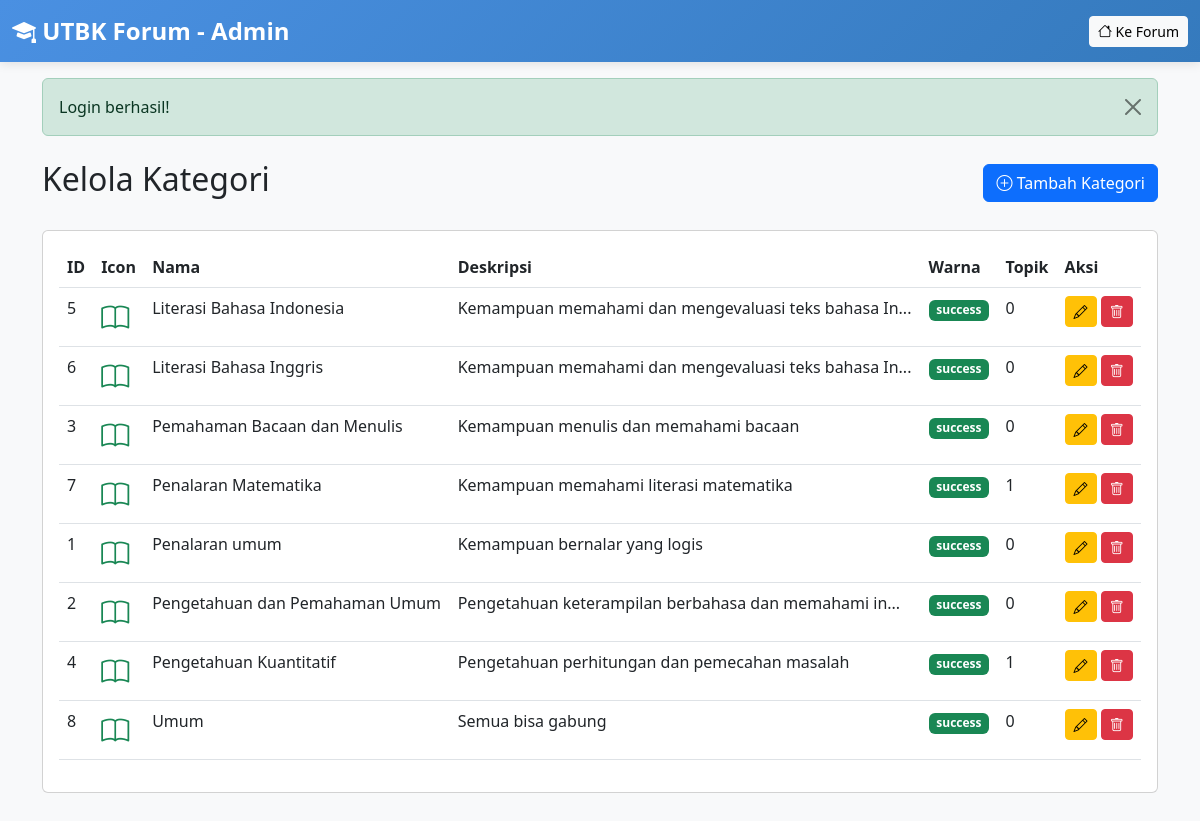
/admin/manage-categories.php (signed in), run on the app's committed database.
### tables this page shows
CREATE TABLE categories (
    category_id INT PRIMARY KEY AUTO_INCREMENT,
    category_name VARCHAR(100) NOT NULL,
    description TEXT,
    icon VARCHAR(50) DEFAULT 'bi-grid',
    icon_image VARCHAR(255),
    color VARCHAR(20) DEFAULT 'primary',
    topic_count INT DEFAULT 0,
    created_at TIMESTAMP DEFAULT CURRENT_TIMESTAMP
);

### config/helpers.php (called while the page is built, shortened)
<?php
function getFlashMessage() {
    if (isset($_SESSION['flash_message'])) {
        $message = $_SESSION['flash_message'];
        return $message;
    }
    return null;
}
function truncate($text, $length = 150, $suffix = '...') {
    if (strlen($text) > $length) {
        return substr($text, 0, $length) . $suffix;
    }
    return $text;
}
?>

### admin/manage-categories.php (the view, shortened to what this page needs)
<?php
require_once '../config/helpers.php';
$db = Database::getInstance()->getConnection();
$categories = $db->query("
    SELECT c.*,
           (SELECT COUNT(*) FROM topics t WHERE t.category_id = c.category_id) as topic_count
    FROM categories c
    ORDER BY c.category_name
")->fetch_all(MYSQLI_ASSOC);
?>
<!DOCTYPE html>
<html lang="id">
<head>
    <link href="https://cdn.jsdelivr.net/npm/bootstrap@5.3.0/dist/css/bootstrap.min.css" rel="stylesheet">
    <link rel="stylesheet" href="https://cdn.jsdelivr.net/npm/bootstrap-icons@1.10.0/font/bootstrap-icons.css">
    <link rel="stylesheet" href="../css/style.css">
</head>
<body>
    <nav class="navbar navbar-expand-lg navbar-custom sticky-top">
        <div class="container-fluid">
            <a class="navbar-brand" href="dashboard.php">
                <i class="bi bi-mortarboard-fill"></i> UTBK Forum - Admin
            </a>
            <div class="ms-auto">
                <a class="btn btn-light btn-sm" href="../index.php">
                    <i class="bi bi-house"></i> Ke Forum
                </a>
            </div>
        </div>
    </nav>
    <?php
    $flash = getFlashMessage();
    if ($flash):
    ?>
        <div class="container mt-3">
            <div class="alert alert-<?php echo $flash['type']; ?> alert-dismissible fade show" role="alert">
                <?php echo htmlspecialchars($flash['message']); ?>
                <button type="button" class="btn-close" data-bs-dismiss="alert"></button>
            </div>
        </div>
    <?php endif; ?>
    <div class="container mt-4 mb-5">
        <div class="d-flex justify-content-between align-items-center mb-4">
            <h2>Kelola Kategori</h2>
            <button class="btn btn-primary" data-bs-toggle="modal" data-bs-target="#addCategoryModal">
                <i class="bi bi-plus-circle"></i> Tambah Kategori
            </button>
        </div>
        <div class="card">
            <div class="card-body">
                <div class="table-responsive">
                    <table class="table table-hover">
                        <thead>
                            <tr>
                                <th>ID</th>
                                <th>Icon</th>
                                <th>Nama</th>
                                <th>Deskripsi</th>
                                <th>Warna</th>
                                <th>Topik</th>
                                <th>Aksi</th>
                            </tr>
                        </thead>
                        <tbody>
                            <?php foreach ($categories as $cat): ?>
                                <tr>
                                    <td><?php echo $cat['category_id']; ?></td>
                                    <td>
                                        <?php if ($cat['icon_image'] && file_exists('../uploads/categories/' . $cat['icon_image'])): ?>
                                            <img src="../uploads/categories/<?php echo htmlspecialchars($cat['icon_image']); ?>"
                                                 style="width: 40px; height: 40px; object-fit: cover;">
                                        <?php else: ?>
                                            <i class="bi <?php echo $cat['icon']; ?> fs-3 text-<?php echo $cat['color']; ?>"></i>
                                        <?php endif; ?>
                                    </td>
                                    <td><?php echo htmlspecialchars($cat['category_name']); ?></td>
                                    <td><?php echo htmlspecialchars(truncate($cat['description'], 50)); ?></td>
                                    <td><span class="badge bg-<?php echo $cat['color']; ?>"><?php echo $cat['color']; ?></span></td>
                                    <td><?php echo $cat['topic_count']; ?></td>
                                    <td>
                                        <button class="btn btn-sm btn-warning"
                                                onclick="editCategory(<?php echo htmlspecialchars(json_encode($cat)); ?>)">
                                            <i class="bi bi-pencil"></i>
                                        </button>
                                        <form method="POST" class="d-inline" onsubmit="return confirm('Yakin ingin menghapus?')">
                                            <button type="submit" name="delete_category" class="btn btn-sm btn-danger">
                                                <i class="bi bi-trash"></i>
                                            </button>
                                        </form>
                                    </td>
                                </tr>
                            <?php endforeach; ?>
                        </tbody>
                    </table>
                </div>
            </div>
        </div>
    </div>
</body>
</html>

### css/style.css (style rules this page uses)
:root { --primary-color: #4A90E2; --secondary-color: #50C878; --dark-color: #2C3E50; --light-bg: #F8F9FA; }
body { font-family: 'Segoe UI', Tahoma, Geneva, Verdana, sans-serif; background-color: var(--light-bg); }
.navbar-custom { background: linear-gradient(135deg, var(--primary-color), #357ABD); box-shadow: 0 2px 10px rgba(0, 0, 0, 0.1); }
.navbar-custom .navbar-brand { font-weight: 700; font-size: 1.5rem; color: white !important; }

### data on the page
categories: category_id "5", category_name "Literasi Bahasa Indonesia", description "Kemampuan memahami dan mengevaluasi teks bahasa In...", color "success", topic_count "0"
categories: category_id "6", category_name "Literasi Bahasa Inggris", description "Kemampuan memahami dan mengevaluasi teks bahasa In...", color "success", topic_count "0"
categories: category_id "3", category_name "Pemahaman Bacaan dan Menulis", description "Kemampuan menulis dan memahami bacaan", color "success", topic_count "0"
categories: category_id "7", category_name "Penalaran Matematika", description "Kemampuan memahami literasi matematika", color "success", topic_count "1"
categories: category_id "1", category_name "Penalaran umum", description "Kemampuan bernalar yang logis", color "success", topic_count "0"
categories: category_id "2", category_name "Pengetahuan dan Pemahaman Umum", description "Pengetahuan keterampilan berbahasa dan memahami in...", color "success", topic_count "0"
categories: category_id "4", category_name "Pengetahuan Kuantitatif", description "Pengetahuan perhitungan dan pemecahan masalah", color "success", topic_count "1"
categories: category_id "8", category_name "Umum", description "Semua bisa gabung", color "success", topic_count "0"

### other printed values
$flash['message'] "Login berhasil!"
